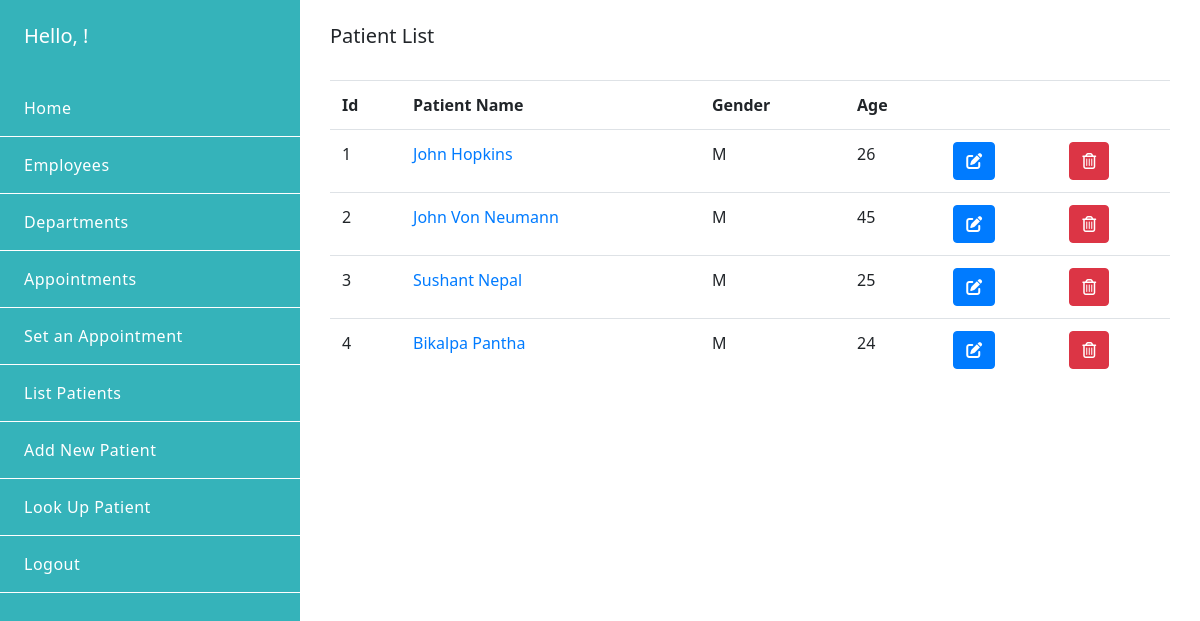
The app's page /patients/ with its own data.
### emr/models.py (models this page shows, shortened)
class Patient(models.Model):
    id = models.AutoField(primary_key=True)
    GENDER_CHOICES = (
        ('M', 'Male'),
        ('F', 'Female'),
    )
    full_name = models.CharField(max_length=254)
    address = models.CharField(max_length=254, blank=True)
    contact = models.IntegerField(blank=True)
    gender = models.CharField(max_length=1, choices=GENDER_CHOICES)
    age = models.IntegerField(blank=True)
    medical_history = models.TextField(blank=True)
    initial_diagnosis = models.TextField(blank=True)
    updated_diagnosis = models.TextField(blank=True)
    def get_absolute_url(self):
        return reverse('view_patient', args=[self.id])

### emr/views.py (the view)
# urls.py: path('patients/', views.list_patients, name='list_patients'),
def list_patients(request):
    patients = Patient.objects.all()
    return render(request, 'emr/list_patients.html', {'patients': patients})

### emr/templates/emr/list_patients.html
{% extends 'backend_base.html' %} {% block content %}
<div class="container-fluid py-4">
  <div class="row">
    <div class="col-sm-6">
      <h5>Patient List</h5>
    </div>
  </div>
  <div class="article">
    <table class="table mt-4">
      <tr>
        <th>Id</th>
        <th>Patient Name</th>
        <th>Gender</th>
        <th>Age</th>
        <th></th>
        <th></th>
      </tr>
      {% for patient in patients %}
      <tr>
        <td><span>{{patient.id}}</span></td>
        <td> <a href="{{patient.get_absolute_url }}"> <span>{{patient.full_name}}</span></a></td>
        <td>
          {{patient.gender}}
        </td>
        <td><span>{{patient.age}}</span></td>
        <td>
          <a href="{% url 'update_patient' id=patient.id %}" class="btn btn-primary"><span><i class="fas fa-edit"></i></span></a>
        </td>
        <td>
          <a href="{% url 'delete_patient' id=patient.id %}" class="btn btn-danger"><span><i class="far fa-trash-alt"></i></span></a></a>
        </td>
      </tr>
      {% endfor %}
    </table>
  </div>
</div>
{% endblock %}

### emr/static/emr/css/style.css (style rules this page uses)
* { font-family: "Noto Sans", sans-serif; transition: all ease-in 0.2s; }
html, body { height: 100%; min-height: 100%; }

### records on screen
Patient: id "1", full_name "John Hopkins", gender "M", age "26"
Patient: id "2", full_name "John Von Neumann", gender "M", age "45"
Patient: id "3", full_name "Sushant Nepal", gender "M", age "25"
Patient: id "4", full_name "Bikalpa Pantha", gender "M", age "24"
